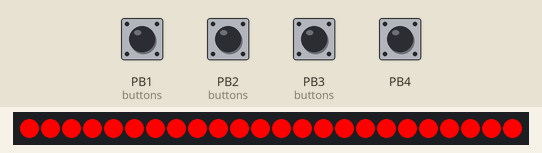
A sketch run on a simulated ATtiny85, built with avr-gcc and run on an emulated ATtiny85. Shown: 24 RGB LEDs in strip order, left to right. The inputs (shaded band) are chosen by the test bench; at power-on: PB1 (buttons), PB2 (buttons), PB3 (buttons), PB4 HIGH. Dim RGB values are drawn brighter than linear; random numbers use the default seed unless the sketch sets one.

Above: at 1.2 s.
1.3 s: PB2 (buttons) pulled LOW for 0.15 s
2.0 s: PB1 (buttons) pulled LOW for 3.2 s
At 5.8 s:
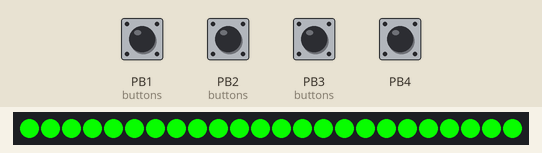
6.7 s: PB3 (buttons) pulled LOW for 1 s
At 8.3 s:
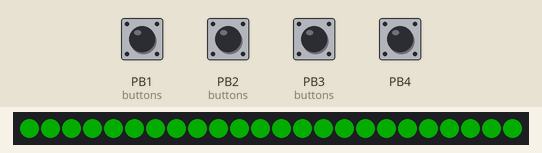
9.2 s: PB2 (buttons) pulled LOW for 1 s
At 10.3 s:
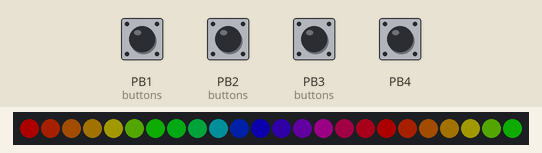
10.8 s: PB3 (buttons) pulled LOW for 0.15 s
11.5 s: PB2 (buttons) pulled LOW for 1 s
At 12.1 s:
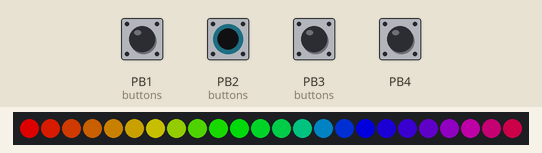

The sketch:

Facade.ino
```cpp
#include <FastLED.h>

#include "Types.h"

/*
  Product: Ambience
  MC: ATTiny85
  LED: WS2812B-B/U (has internal decoupling capacitor)
  3 Buttons: Solid | Gradient | Dimmer
  Date: 8/25/2024
  Author: Drew Rodrigues

  Features:
    - Held down buttons continue triggering after debouce duration
    - When a button is held down, it must be released before other buttons are
      registered
    - 3 buttons handled: Solid, Gradient, Dimmer
    - Solid color selection
    - Gradient color selection
    - Dimmer selection (up/down) for smoother experience
    - Input pullup on buttons to remove pulldown resistors in circuit
    - Solid colors and gradients written/pulled from memory to reduce ram usage
    - When selecting solid/gradient when dimmer has turned off LEDs, light goes
      back to full brightness for understandability.
    - When swapping between solid/gradient, selection index resets for users
      to maintain sequential understanding over color order. This will help them
      find their favorite colors again quickly.
*/

#define LED_TYPE WS2812
#define LED_PIN 0
#define NUM_LEDS 24

CRGB leds[NUM_LEDS];

void setup()
{
  Serial.begin(9600);
  buttonHandlerSetup();

  pinMode(LED_PIN, OUTPUT);
  FastLED.addLeds<LED_TYPE, LED_PIN, GRB>(leds, NUM_LEDS);
  FastLED.setBrightness(255);
  FastLED.clear();
  nextSolid(leds);
}

void loop()
{
  static byte lastSelectedButton = ButtonType::None;

  ButtonType buttonState = getButtonState();
  if (buttonState == ButtonType::Solid)
  {
    lastSelectedButton = buttonState;
    nextSolid(leds);
  }
  else if (buttonState == ButtonType::Gradient)
  {
    lastSelectedButton = buttonState;
    nextAnimation(leds);
  }
  else if (buttonState == ButtonType::Dimmer)
  {
    digitalWrite(4, !digitalRead(4)); // TODO: @drew -- wtf is this?
    nextBrightness();
  }
  else if (lastSelectedButton == ButtonType::Gradient)
  {
    animate(leds);
  }
}
```

AnimationHandler.ino
```cpp
#include <FastLED.h>

byte selectedAnimation = 0;
uint8_t hue = 0;
uint8_t pos = 0;

void nextAnimation(CRGB* leds)
{
    const byte ANIMATION_COUNT = 10;
    selectedAnimation = (selectedAnimation + 1) % ANIMATION_COUNT;
    animate(leds);
    FastLED.show();
}

void animate(CRGB* leds)
{
    static unsigned long lastUpdate = 0;
    unsigned long currentMillis = millis();

    if (currentMillis - lastUpdate >= 50)
    {
        lastUpdate = currentMillis;

        switch (selectedAnimation)
        {
        case 0:
            rainbowCycle(leds);
            break;
        case 1:
            chasingEffect(leds);
            break;
        case 2:
            pulsingEffect(leds);
            break;
        case 3:
            fireEffect(leds);
            break;
        case 4:
            sparkleEffect(leds);
            break;
        case 5:
            bouncingBallEffect(leds);
            break;
        case 6:
            waveEffect(leds);
            break;
        case 7:
            scannerEffect(leds);
            break;
        case 8:
            flickerEffect(leds);
            break;
        case 9:
            rgbCycleEffect(leds);
            break;
        }
        FastLED.show();
    }
}

void rainbowCycle(CRGB* leds)
{
    hue++;
    fill_rainbow(leds, NUM_LEDS, hue);
}

void chasingEffect(CRGB* leds)
{
    fill_solid(leds, NUM_LEDS, CRGB::Black);
    leds[pos] = CRGB::White;
    pos = (pos + 1) % NUM_LEDS;
}

void pulsingEffect(CRGB* leds)
{
    uint8_t brightness = sin8(millis() / 10);
    fill_solid(leds, NUM_LEDS, CHSV(hue, 255, brightness));
}

void fireEffect(CRGB* leds)
{
    for (int i = 0; i < NUM_LEDS; i++)
    {
        leds[i] = HeatColor(random8(100, 255));
    }
}

void sparkleEffect(CRGB* leds)
{
    fill_solid(leds, NUM_LEDS, CRGB::Black);
    leds[random8(NUM_LEDS)] = CRGB::White;
}

void bouncingBallEffect(CRGB* leds)
{
    static int ballPos = 0;
    static int direction = 1;
    fill_solid(leds, NUM_LEDS, CRGB::Black);
    leds[ballPos] = CRGB::White;

    ballPos += direction;
    if (ballPos == 0 || ballPos == NUM_LEDS - 1)
    {
        direction *= -1;
    }
}

void waveEffect(CRGB* leds)
{
    for (int i = 0; i < NUM_LEDS; i++)
    {
        leds[i] = CHSV((hue + i * 15) % 255, 255, 255);
    }
    hue += 2;
}

void scannerEffect(CRGB* leds)
{
    static int pos = 0;
    static int direction = 1;
    fill_solid(leds, NUM_LEDS, CRGB::Black);
    leds[pos] = CRGB::White;

    pos += direction;
    if (pos == 0 || pos == NUM_LEDS - 1)
    {
        direction *= -1;
    }
}

void flickerEffect(CRGB* leds)
{
    for (int i = 0; i < NUM_LEDS; i++)
    {
        leds[i] = CRGB(random8(180, 255), random8(100, 150), random8(0, 50));
    }
}

void rgbCycleEffect(CRGB* leds)
{
    static int colorIndex = 0;

    for (int i = 0; i < NUM_LEDS; i++)
    {
        leds[i] = CHSV((colorIndex + i * 10) % 255, 255, 255);
    }
    colorIndex++;
}
```

ButtonHandler.ino
```cpp
unsigned long lastButtonPressTime = millis();
unsigned long debounceDurationMs = 250;
// To require button to come up before continuing processing
ButtonType heldDownButton = ButtonType::None;

const ButtonType buttons[3] = {ButtonType::Solid, ButtonType::Gradient, ButtonType::Dimmer};

void buttonHandlerSetup()
{
  // INPUT_PULLUP is to avoid floating HIGH voltage
  // so, we invert. HIGH will be up and LOW will be pressed
  pinMode(ButtonType::Solid, INPUT_PULLUP);
  pinMode(ButtonType::Gradient, INPUT_PULLUP);
  pinMode(ButtonType::Dimmer, INPUT_PULLUP);
}

ButtonType getButtonState()
{
  unsigned long timeNow = millis();
  bool debouncePassed = timeNow - lastButtonPressTime >= debounceDurationMs;

  if (!debouncePassed)
  {
    return ButtonType::None;
  }

  /*
    Keep track of button up/down state so we can allow button clicks on holding
    down a button. But not allow other buttons to register while that button
    is being held down. Once it's released, it's free game.
  */
  if (heldDownButton != ButtonType::None)
  {
    const bool buttonIsReleased = digitalRead(heldDownButton) == HIGH;
    if (buttonIsReleased)
    {
      heldDownButton = ButtonType::None;
    }
  }

  for (byte i = 0; i < sizeof(buttons) / sizeof(buttons[0]); i++)
  {
    // we'll allow further clicks from a held down button, but not allow
    // other held down buttons to register until the initial one is released
    if (heldDownButton != ButtonType::None && heldDownButton != buttons[i])
      continue;

    const bool buttonIsPressed = digitalRead(buttons[i]) == LOW;
    if (buttonIsPressed)
    {
      heldDownButton = buttons[i];
      lastButtonPressTime = millis();
      return buttons[i];
    }
  }

  // Otherwise, we can have errors where it thinks a button was clicked
  return ButtonType::None;
}
```

ColorHandler.ino
```cpp
#include <FastLED.h>
#include <avr/pgmspace.h>

void nextSolid(CRGB *leds)
{
  static unsigned int colorIndex = 0;
  ifOffTurnTofullBrightness();

  CRGB color = getCycledRGB(colorIndex);
  for (byte i = 0; i < NUM_LEDS; i++)
  {
    leds[i] = color;
  }
  colorIndex += (768 / 40);

  FastLED.show();
}

bool goUp = false;
static byte selectedBrightness = 3;
void nextBrightness()
{

  const byte brightnesses[4] = {0, 50, 150, 255};
  const byte BRIGHTNESS_COUNT = sizeof(brightnesses) / sizeof(brightnesses[0]);
  const byte prevSelectedBrightness = selectedBrightness;

  if (goUp)
  {
    selectedBrightness++;
  }
  else
  {
    selectedBrightness--;
  }

  if (prevSelectedBrightness == 2 && goUp)
  {
    goUp = false;
  }
  else if (prevSelectedBrightness == 1 && !goUp)
  {
    goUp = true;
  }

  FastLED.setBrightness(brightnesses[selectedBrightness]);
  FastLED.show();
}

/*
  This is so it's not confusing if changing the color when the dimmer is off
*/
void ifOffTurnTofullBrightness()
{
  if (selectedBrightness == 0)
  {
    selectedBrightness = 3;
    goUp = false;
    FastLED.setBrightness(255);
    FastLED.show();
  }
}
```

Utilities.ino
```cpp
CRGB getCycledRGB(unsigned int index)
{
  uint8_t phase = index % 768; // 256 per color transition

  if (phase < 256)
  {
    return CRGB(255 - phase, phase, 0); // Red -> Green
  }
  else if (phase < 512)
  {
    return CRGB(0, 255 - (phase - 256), phase - 256); // Green -> Blue
  }
  else
  {
    return CRGB(phase - 512, 0, 255 - (phase - 512)); // Blue -> Red
  }
}
```

types.h
```cpp
enum ButtonType
{
  Solid = 1,
  Gradient = 2,
  Dimmer = 3,
  None = 4
};
struct HexRange
{
  uint32_t hexValue;
  byte startRange;
  byte endRange;
};
```

Measured:
- after the input at 6.7 s, the LEDs: first change at once (image 2 shows a later state)
- after the input at 9.2 s, the LEDs: first change at once (image 3 shows a later state)
